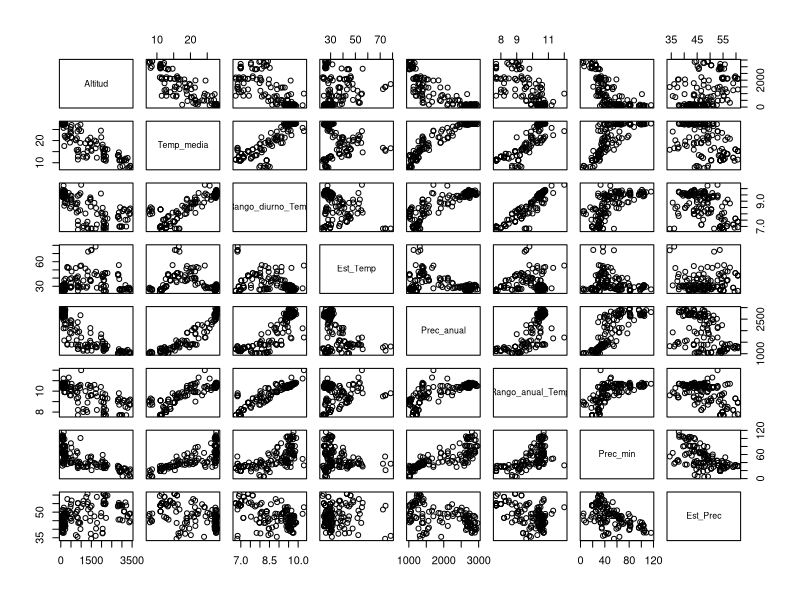

Source code (R):
####################################################################
##                                                                ##
##  Análisis de datos utilizando el lenguaje de programación R:   ##
##  una experiencia de aprendizaje virtual en el aula invertida   ##
##                                                                ##
##                 Proyecto INNOVA-TIC 2021                       ##
##                                                                ##
## Creado por:     Björn Reu (breu@uis.edu.co )                   ##
##                 Yovanny Duran Barajas                          ##
##                 Zarith Tatiana Villamizar                      ##
##                 Silvia Fernanda Ardila Hurtado                 ## 
##                 Sergio Andres Bolivar-Santamaria               ##
##                                                                ##
##  con el apoyo de la Vicerrectoría Académica,                   ##
##  Universidad Industrial de Santander                           ##
##                                                                ##
####################################################################
##                                                                ##
##            ***   Unidad 3  ***  Sesión 10   ***                ##
##                                                                ##
####################################################################  

# En esta sesión vamos explorar la regresión lineal múltiple, la colinealidad entre variables y la selección de modelos en R.

###################################################################
##                 Regresión lineal multiple                     ##
###################################################################

# En la sesión pasada, vimos como ajustabamos la ecuación de la recta para observar la relación lineal entre una variable dependiente "y" y una única varible independiente "x". En la regresión lineal múltiple, el modelo lineal puede ajustarse con más de una variable indepentiente "x".

# Cargamos nuevamente de la fundación COLTREE

setwd("~/R/Nuevo curso")
library(tidyverse)

dat_spec <- read_csv("Species_Coltree.csv")

dat_env <- read_csv("Env_Coltree.csv")

# Vamos a revisar nuevamente algunas variables ambientales que predicen mejor la riqueza de especies.

# Riqueza de especies

conteo_parcela <- dat_spec %>% 
  group_by(Parcela) %>% 
  select(N_cientifico) %>%
  unique() %>% 
  summarise(n = n())

riqueza <- conteo_parcela$n

# Observemos la relación lineal simple con algunas de las variables ambientales

summary(lm(riqueza ~ Altitud, data = dat_env))

summary(lm(riqueza ~ Temp_media, data = dat_env))

summary(lm(riqueza ~ Prec_anual , data = dat_env))

summary(lm(riqueza ~ Prec_min, data = dat_env))

summary(lm(riqueza ~ Est_Temp, data = dat_env))

summary(lm(riqueza ~ Est_Prec, data = dat_env))

# Es probable que haya una combinacion de variables (por ejemplo, la interacción entre la temperatura y la precipitación) que predice mejor la riqueza de especies. Ahora, esta vez usaremos la regresión múltiple con lm():

reg <- lm(riqueza ~ . ,data = dat_env[,c(3:10)]) # el '.' se puede remplazar listando todo los predictores, es decir, todas las demas variables independientes: reg = lm(riq ~ Altitud + Temp_media + Precip_anual + Precip_min..., data = dat_env)

summary(reg)

# Esta vez, en la regresión lineal múltiple existen menos predictores significativos, mientras que en las regresiones simples varios todos los predictores resultan significativos. Esto puede estar siendo causado por la colinealidad entre las variables independientes, es decir, que las variables predictoras deben ser independientes entre sí y no están linealmente relacionadas. Al igual que en la regresión simple, para validar nuestros resultados es necesario cumplir con los supuestos estadísticos, dentro de los cuales se incluye la no colinealidad.

###################################################################
##                         Colinealidad                          ##
###################################################################

# Es posible observar como resultado de la colinealidad, valores altos de r2 con predictores no significarivos. Podemos explorar los valores de correlación entre pares de variables para detectar posible colinealidad, sin embargo, a pesar de que dos variables tengan valores de correlación bajo, esto no asegura la no colinealidad entre ellas.

# Correlación entre pares de variables mediante la cor():

# Mediante la correlación determinamos la relación lineal entre dos variables, y a diferencia de la regresión lineal, no tiene que haber una variable dependiente y otra independiente. 

?cor

cor(dat_env$Altitud, dat_env$Temp_media)

# El coeficiente de relación "r" resultante puede variar entre -1 a 1. Mientras mas cerca este este valor a un extremo, más corelacionados estan las dos variables entre ellas, ya sea una correlación positiva (cuando una variable aumenta la igual aumenta de la igual manera), o correlación negativa (mientras que una variable disminuye la otra aumenta). Si obtenemos el cuadrado de r, podremos obtener el porcentaje de variación de una variable en relación a la varciación de la otra.

# Vamos a realizar múltiples correlaciones

cor(dat_env[,3:10])

# Múltiples gráficas de correlaciones

pairs(dat_env[,3:10])

# ¿Cuáles de los predictores climáticos están fuertemente correlacionados?

# Podemos hacer uso del Factor de Inflacion de la Varianza (VIF) para estimar cuanta varianza de un coeficiente de regresion es inflada debido a la colinearidad del modelo.

#install.packages("car")

library(car)

?vif

v <- vif(reg)
v

# Para entender los resultados de esta función debemos tener conocer como se calcula manualmente:

# Pimero debemos calcular el r2 de alguna variable frente a las demás:

rcuadrado <- summary(lm(dat_env$Altitud ~ ., data = dat_env[4:10]))$r.squared
rcuadrado

1/(1-rcuadrado)
v[1]

# VIF relaiza este proceso para cada variable independiente. En nuestro ejemplo, vemos que cuando la altura se utiliza como variable dependiente, el r2 del modelo es alto, lo que resulta en un valor de VIF cercano a 6. ¿Qué pasa entonces cuando el r2 es de 0.9?

1/(1-0.9)

# Generalmente valores de VIF de 10 indican alta colinealidad, sin embargo, valores de hasta 6 pueden reflejar una colinealidad en nuestros datos, por lo cual deberíamos seleccionar las variables con los valores de VIF más bajos.

v

fit1 <-  lm(riqueza ~ Altitud + Prec_min + Est_Prec, data = dat_env) 

summary(fit1)

# A comparación con el modelo que incluía todas las variables, aunque el r2 disminuyó, la significancia de las variables en el modelo aumentó. Para seleccionar variables que mejor se ajusten en el modelo, podemos hacer uso de otras funciones en R.

##################################################################
##                   Seleccion de modelos                       ##
##################################################################

# Podemos hacer una selección de predictores en R mediante la función step()

?step

step(reg)

# Mediante step, podemos observar el valor del criterio de akaike (AIC) de diferentes combinaciones de predictores. AIC representa la calidad relativa de un modelo estadístico, lo que nos permite hacer selección de un modelo. Usualmente se escoge aquel con el AIC más bajo.

fit2 <- lm(riqueza ~ Rango_diurno_Temp + Est_Temp + Prec_anual + Rango_anual_Temp, data = dat_env) 

summary(fit2)

##################################################################
## Ejercicio

# 1. Use la función AIC() para escoger cual de los dos modelos fit1 y fit2 es mejor en predecir la riqueza de especies

AIC(fit1, fit2)

## fin ejercicio
############################################################################


